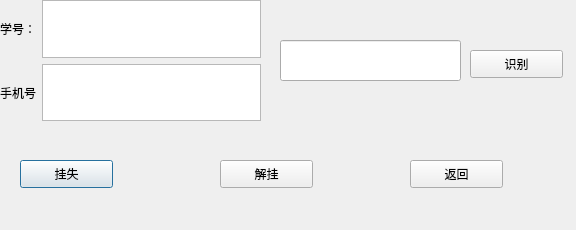
<?xml version="1.0" encoding="UTF-8"?>
<ui version="4.0">
 <class>lostandfound</class>
 <widget class="QDialog" name="lostandfound">
  <property name="geometry">
   <rect>
    <x>0</x>
    <y>0</y>
    <width>576</width>
    <height>230</height>
   </rect>
  </property>
  <property name="windowTitle">
   <string>Dialog</string>
  </property>
  <widget class="QWidget" name="verticalLayoutWidget">
   <property name="geometry">
    <rect>
     <x>0</x>
     <y>0</y>
     <width>261</width>
     <height>121</height>
    </rect>
   </property>
   <layout class="QVBoxLayout" name="verticalLayout">
    <property name="sizeConstraint">
     <enum>QLayout::SetDefaultConstraint</enum>
    </property>
    <item>
     <layout class="QHBoxLayout" name="horizontalLayout_3">
      <item>
       <widget class="QLabel" name="label">
        <property name="text">
         <string>学号：</string>
        </property>
       </widget>
      </item>
      <item>
       <widget class="QTextEdit" name="textEdit_Student">
        <property name="sizePolicy">
         <sizepolicy hsizetype="MinimumExpanding" vsizetype="Expanding">
          <horstretch>0</horstretch>
          <verstretch>0</verstretch>
         </sizepolicy>
        </property>
       </widget>
      </item>
     </layout>
    </item>
    <item>
     <layout class="QHBoxLayout" name="horizontalLayout_2">
      <item>
       <widget class="QLabel" name="label_2">
        <property name="text">
         <string>手机号</string>
        </property>
       </widget>
      </item>
      <item>
       <widget class="QTextEdit" name="textEdit_phone"/>
      </item>
     </layout>
    </item>
   </layout>
  </widget>
  <widget class="QPushButton" name="btn_Lost">
   <property name="geometry">
    <rect>
     <x>20</x>
     <y>160</y>
     <width>93</width>
     <height>28</height>
    </rect>
   </property>
   <property name="text">
    <string>挂失</string>
   </property>
  </widget>
  <widget class="QPushButton" name="btn_Return">
   <property name="geometry">
    <rect>
     <x>410</x>
     <y>160</y>
     <width>93</width>
     <height>28</height>
    </rect>
   </property>
   <property name="text">
    <string>返回</string>
   </property>
  </widget>
  <widget class="QPushButton" name="btn_Found">
   <property name="geometry">
    <rect>
     <x>220</x>
     <y>160</y>
     <width>93</width>
     <height>28</height>
    </rect>
   </property>
   <property name="text">
    <string>解挂</string>
   </property>
  </widget>
  <widget class="QLineEdit" name="lineEdit_cardId">
   <property name="geometry">
    <rect>
     <x>280</x>
     <y>40</y>
     <width>181</width>
     <height>41</height>
    </rect>
   </property>
  </widget>
  <widget class="QPushButton" name="btn_Inventory">
   <property name="geometry">
    <rect>
     <x>470</x>
     <y>50</y>
     <width>93</width>
     <height>28</height>
    </rect>
   </property>
   <property name="text">
    <string>识别</string>
   </property>
  </widget>
 </widget>
 <resources/>
 <connections/>
</ui>
